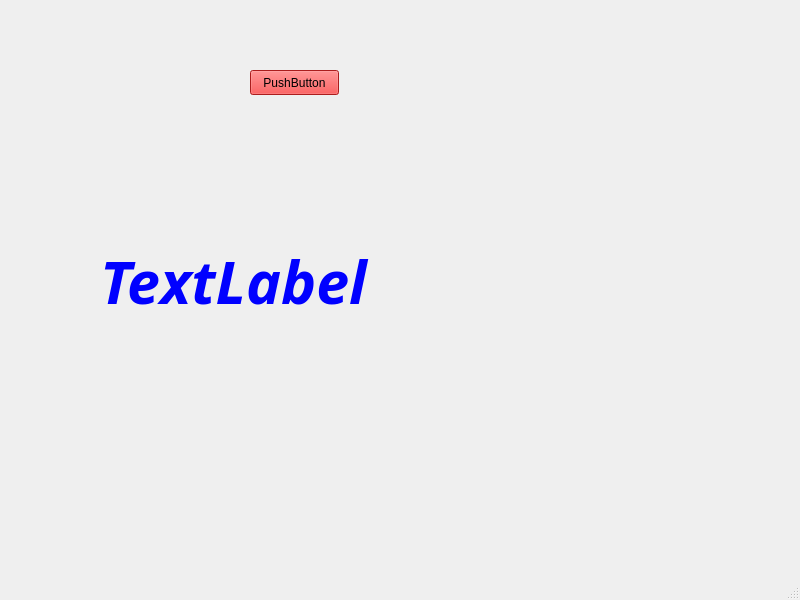
<?xml version="1.0" encoding="UTF-8"?>
<ui version="4.0">
 <class>MainWindow</class>
 <widget class="QMainWindow" name="MainWindow">
  <property name="geometry">
   <rect>
    <x>0</x>
    <y>0</y>
    <width>800</width>
    <height>600</height>
   </rect>
  </property>
  <property name="windowTitle">
   <string>MainWindow</string>
  </property>
  <property name="styleSheet">
   <string notr="true">color: black
</string>
  </property>
  <widget class="QWidget" name="centralwidget">
   <widget class="QPushButton" name="hello_btn">
    <property name="geometry">
     <rect>
      <x>250</x>
      <y>70</y>
      <width>89</width>
      <height>25</height>
     </rect>
    </property>
    <property name="styleSheet">
     <string notr="true">background:  rgb(239, 41, 41)</string>
    </property>
    <property name="text">
     <string>PushButton</string>
    </property>
   </widget>
   <widget class="QLabel" name="message_text">
    <property name="geometry">
     <rect>
      <x>100</x>
      <y>230</y>
      <width>571</width>
      <height>101</height>
     </rect>
    </property>
    <property name="font">
     <font>
      <family>Ubuntu Condensed</family>
      <pointsize>44</pointsize>
      <weight>75</weight>
      <italic>true</italic>
      <bold>true</bold>
     </font>
    </property>
    <property name="styleSheet">
     <string notr="true">color:blue</string>
    </property>
    <property name="text">
     <string>TextLabel</string>
    </property>
   </widget>
  </widget>
  <widget class="QMenuBar" name="menubar">
   <property name="geometry">
    <rect>
     <x>0</x>
     <y>0</y>
     <width>800</width>
     <height>22</height>
    </rect>
   </property>
  </widget>
  <widget class="QStatusBar" name="statusbar"/>
 </widget>
 <resources/>
 <connections/>
</ui>
